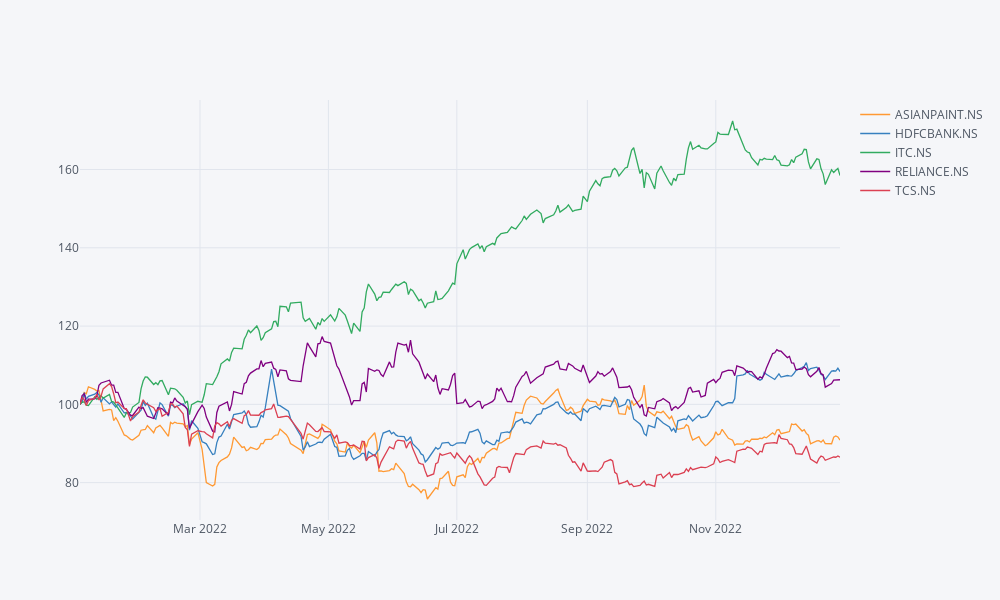

The code cell stored with this chart in its notebook:
### Markdown cell above
## 1.3 Visualize Time Series

### Code cell
# Plot price history
df['2022':].normalize().iplot(kind='line')

### Figure 1 — Plotly figure (JSON) as saved in the notebook; plotly's stock layout.template omitted (floating-point values rounded to 4 significant figures; data arrays with more than 128 entries replaced by an {"elided": "..."} marker saying what was removed)
{"data": [{"line": {"color": "rgba(255, 153, 51, 1.0)", "dash": "solid", "shape": "linear", "width": 1.3}, "mode": "lines", "name": "ASIANPAINT.NS", "text": "", "type": "scatter", "x": {"elided": "248 str values"}, "y": {"elided": "248 float values"}}, {"line": {"color": "rgba(55, 128, 191, 1.0)", "dash": "solid", "shape": "linear", "width": 1.3}, "mode": "lines", "name": "HDFCBANK.NS", "text": "", "type": "scatter", "x": {"elided": "248 str values"}, "y": {"elided": "248 float values"}}, {"line": {"color": "rgba(50, 171, 96, 1.0)", "dash": "solid", "shape": "linear", "width": 1.3}, "mode": "lines", "name": "ITC.NS", "text": "", "type": "scatter", "x": {"elided": "248 str values"}, "y": {"elided": "248 float values"}}, {"line": {"color": "rgba(128, 0, 128, 1.0)", "dash": "solid", "shape": "linear", "width": 1.3}, "mode": "lines", "name": "RELIANCE.NS", "text": "", "type": "scatter", "x": {"elided": "248 str values"}, "y": {"elided": "248 float values"}}, {"line": {"color": "rgba(219, 64, 82, 1.0)", "dash": "solid", "shape": "linear", "width": 1.3}, "mode": "lines", "name": "TCS.NS", "text": "", "type": "scatter", "x": {"elided": "248 str values"}, "y": {"elided": "248 float values"}}], "layout": {"height": 600, "legend": {"bgcolor": "#F5F6F9", "font": {"color": "#4D5663"}}, "paper_bgcolor": "#F5F6F9", "plot_bgcolor": "#F5F6F9", "title": {"font": {"color": "#4D5663"}}, "width": 1000, "xaxis": {"gridcolor": "#E1E5ED", "showgrid": true, "tickfont": {"color": "#4D5663"}, "title": {"font": {"color": "#4D5663"}, "text": ""}, "zerolinecolor": "#E1E5ED"}, "yaxis": {"gridcolor": "#E1E5ED", "showgrid": true, "tickfont": {"color": "#4D5663"}, "title": {"font": {"color": "#4D5663"}, "text": ""}, "zerolinecolor": "#E1E5ED"}}}
